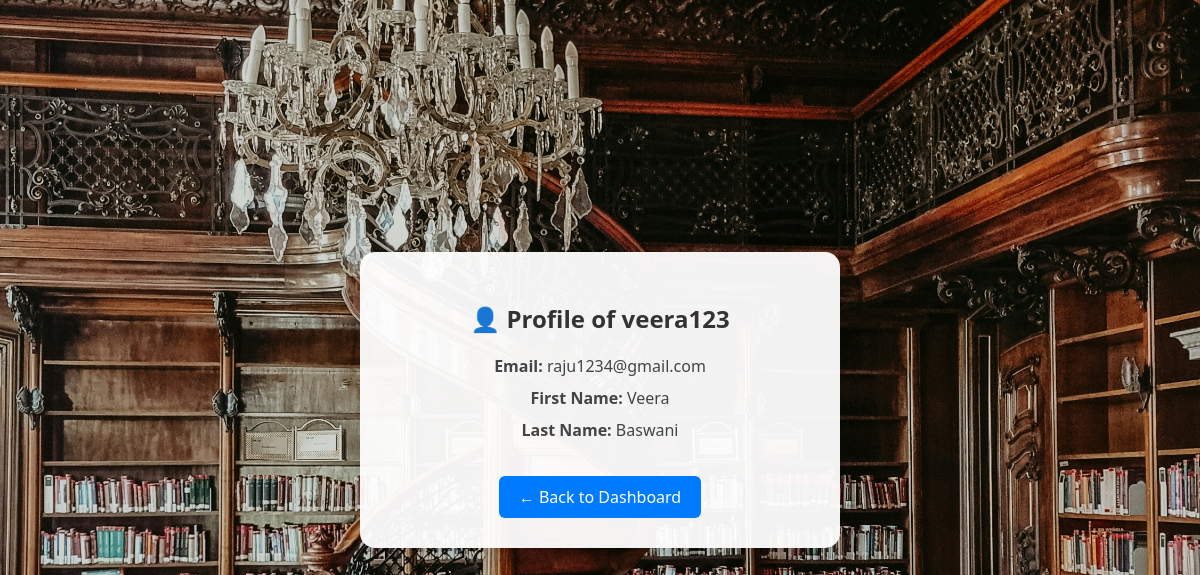
The app's page /accounts/profile/ (signed in) with its own data.
### accounts/models.py (models this page shows, shortened)
class CustomUser(AbstractUser):
    register_number = models.CharField(max_length=20, unique=True)

### accounts/views.py (the view)
# urls.py: path('profile/', views.profile_view, name='profile'),
@login_required
def profile_view(request):
    return render(request, 'accounts/profile.html')

### accounts/templates/accounts/profile.html (shortened to what this page needs)
{% load static %}
<!DOCTYPE html>
<html lang="en">
<head>
</head>
<body>
    <div class="profile-card">
        <h2>👤 Profile of {{ user.username }}</h2>
        <div class="profile-info"><strong>Email:</strong> {{ user.email }}</div>
        <div class="profile-info"><strong>First Name:</strong> {{ user.first_name }}</div>
        <div class="profile-info"><strong>Last Name:</strong> {{ user.last_name }}</div>
        <a href="{% url 'dashboard' %}" class="btn-back">← Back to Dashboard</a>
    </div>
</body>
</html>

### records on screen
CustomUser: username "veera123", email "raju1234@gmail.com", first_name "Veera", last_name "Baswani"
